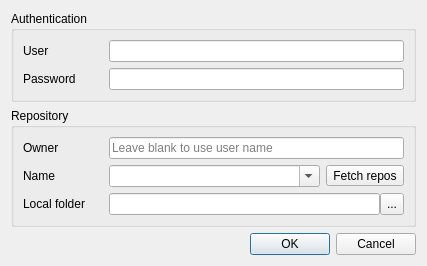
<?xml version="1.0" encoding="UTF-8"?>
<ui version="4.0">
 <class>GitHubSelectorDialog</class>
 <widget class="QDialog" name="GitHubSelectorDialog">
  <property name="geometry">
   <rect>
    <x>0</x>
    <y>0</y>
    <width>427</width>
    <height>254</height>
   </rect>
  </property>
  <property name="windowTitle">
   <string>Select GitHub repository</string>
  </property>
  <layout class="QVBoxLayout" name="verticalLayout_3">
   <item>
    <widget class="QGroupBox" name="groupBox">
     <property name="title">
      <string>Authentication</string>
     </property>
     <layout class="QVBoxLayout" name="verticalLayout_2">
      <item>
       <layout class="QHBoxLayout" name="horizontalLayout">
        <item>
         <widget class="QLabel" name="label">
          <property name="sizePolicy">
           <sizepolicy hsizetype="MinimumExpanding" vsizetype="Preferred">
            <horstretch>0</horstretch>
            <verstretch>0</verstretch>
           </sizepolicy>
          </property>
          <property name="maximumSize">
           <size>
            <width>80</width>
            <height>16777215</height>
           </size>
          </property>
          <property name="text">
           <string>User</string>
          </property>
         </widget>
        </item>
        <item>
         <widget class="QLineEdit" name="userBox"/>
        </item>
       </layout>
      </item>
      <item>
       <layout class="QHBoxLayout" name="horizontalLayout_2">
        <item>
         <widget class="QLabel" name="label_2">
          <property name="sizePolicy">
           <sizepolicy hsizetype="MinimumExpanding" vsizetype="Preferred">
            <horstretch>0</horstretch>
            <verstretch>0</verstretch>
           </sizepolicy>
          </property>
          <property name="maximumSize">
           <size>
            <width>80</width>
            <height>16777215</height>
           </size>
          </property>
          <property name="text">
           <string>Password</string>
          </property>
         </widget>
        </item>
        <item>
         <widget class="QLineEdit" name="passwordBox">
          <property name="echoMode">
           <enum>QLineEdit::Password</enum>
          </property>
         </widget>
        </item>
       </layout>
      </item>
     </layout>
    </widget>
   </item>
   <item>
    <widget class="QGroupBox" name="groupBox_2">
     <property name="title">
      <string>Repository</string>
     </property>
     <layout class="QVBoxLayout" name="verticalLayout">
      <item>
       <layout class="QHBoxLayout" name="horizontalLayout_3">
        <item>
         <widget class="QLabel" name="owner">
          <property name="sizePolicy">
           <sizepolicy hsizetype="MinimumExpanding" vsizetype="Preferred">
            <horstretch>0</horstretch>
            <verstretch>0</verstretch>
           </sizepolicy>
          </property>
          <property name="maximumSize">
           <size>
            <width>80</width>
            <height>16777215</height>
           </size>
          </property>
          <property name="text">
           <string>Owner</string>
          </property>
         </widget>
        </item>
        <item>
         <widget class="QLineEdit" name="ownerBox">
          <property name="echoMode">
           <enum>QLineEdit::Normal</enum>
          </property>
          <property name="placeholderText">
           <string>Leave blank to use user name</string>
          </property>
         </widget>
        </item>
       </layout>
      </item>
      <item>
       <layout class="QHBoxLayout" name="horizontalLayout_4">
        <item>
         <widget class="QLabel" name="label_4">
          <property name="sizePolicy">
           <sizepolicy hsizetype="MinimumExpanding" vsizetype="Preferred">
            <horstretch>0</horstretch>
            <verstretch>0</verstretch>
           </sizepolicy>
          </property>
          <property name="maximumSize">
           <size>
            <width>80</width>
            <height>16777215</height>
           </size>
          </property>
          <property name="text">
           <string>Name</string>
          </property>
         </widget>
        </item>
        <item>
         <widget class="QComboBox" name="nameBox">
          <property name="sizePolicy">
           <sizepolicy hsizetype="MinimumExpanding" vsizetype="Fixed">
            <horstretch>0</horstretch>
            <verstretch>0</verstretch>
           </sizepolicy>
          </property>
          <property name="editable">
           <bool>true</bool>
          </property>
         </widget>
        </item>
        <item>
         <widget class="QToolButton" name="fetchReposButton">
          <property name="text">
           <string>Fetch repos</string>
          </property>
         </widget>
        </item>
       </layout>
      </item>
      <item>
       <layout class="QHBoxLayout" name="horizontalLayout_5">
        <property name="spacing">
         <number>0</number>
        </property>
        <item>
         <widget class="QLabel" name="label_3">
          <property name="sizePolicy">
           <sizepolicy hsizetype="MinimumExpanding" vsizetype="Preferred">
            <horstretch>0</horstretch>
            <verstretch>0</verstretch>
           </sizepolicy>
          </property>
          <property name="maximumSize">
           <size>
            <width>86</width>
            <height>16777215</height>
           </size>
          </property>
          <property name="text">
           <string>Local folder</string>
          </property>
         </widget>
        </item>
        <item>
         <widget class="QLineEdit" name="repoFolderBox">
          <property name="sizePolicy">
           <sizepolicy hsizetype="Expanding" vsizetype="Fixed">
            <horstretch>0</horstretch>
            <verstretch>0</verstretch>
           </sizepolicy>
          </property>
          <property name="maximumSize">
           <size>
            <width>16777215</width>
            <height>16777215</height>
           </size>
          </property>
          <property name="text">
           <string/>
          </property>
         </widget>
        </item>
        <item>
         <widget class="QToolButton" name="selectRepoFolderButton">
          <property name="sizePolicy">
           <sizepolicy hsizetype="Fixed" vsizetype="Maximum">
            <horstretch>0</horstretch>
            <verstretch>0</verstretch>
           </sizepolicy>
          </property>
          <property name="minimumSize">
           <size>
            <width>0</width>
            <height>21</height>
           </size>
          </property>
          <property name="maximumSize">
           <size>
            <width>16777215</width>
            <height>16677215</height>
           </size>
          </property>
          <property name="text">
           <string>...</string>
          </property>
         </widget>
        </item>
       </layout>
      </item>
     </layout>
    </widget>
   </item>
   <item>
    <widget class="QDialogButtonBox" name="buttonBox">
     <property name="orientation">
      <enum>Qt::Horizontal</enum>
     </property>
     <property name="standardButtons">
      <set>QDialogButtonBox::Cancel|QDialogButtonBox::Ok</set>
     </property>
    </widget>
   </item>
  </layout>
 </widget>
 <resources/>
 <connections/>
</ui>
